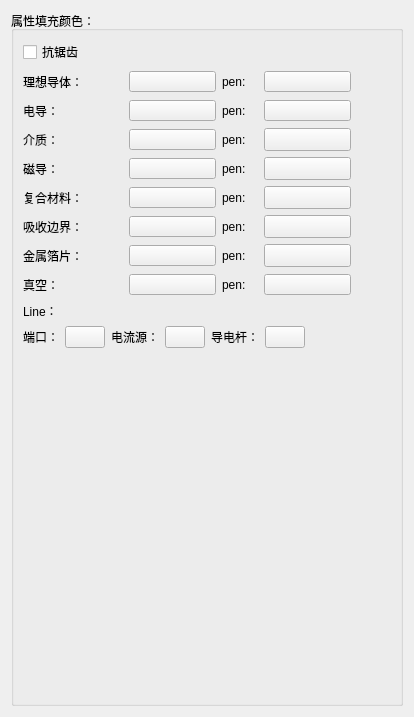
     <widget class="QWidget" name="tab_4">
      <attribute name="title">
       <string>结构图</string>
      </attribute>
      <layout class="QGridLayout" name="gridLayout_9">
       <item row="0" column="0">
        <widget class="QGroupBox" name="groupBox_5">
         <property name="minimumSize">
          <size>
           <width>0</width>
           <height>15</height>
          </size>
         </property>
         <property name="maximumSize">
          <size>
           <width>16777215</width>
           <height>16777215</height>
          </size>
         </property>
         <property name="title">
          <string>属性填充颜色：</string>
         </property>
         <layout class="QGridLayout" name="gridLayout_6">
          <item row="0" column="0">
           <widget class="QCheckBox" name="structcheckBox">
            <property name="text">
             <string>抗锯齿</string>
            </property>
           </widget>
          </item>
          <item row="1" column="0" colspan="2">
           <layout class="QVBoxLayout" name="verticalLayout_2">
            <item>
             <layout class="QHBoxLayout" name="horizontalLayout_4">
              <item>
               <widget class="QLabel" name="label_10">
                <property name="minimumSize">
                 <size>
                  <width>100</width>
                  <height>15</height>
                 </size>
                </property>
                <property name="maximumSize">
                 <size>
                  <width>100</width>
                  <height>15</height>
                 </size>
                </property>
                <property name="text">
                 <string>理想导体：</string>
                </property>
               </widget>
              </item>
              <item>
               <widget class="QPushButton" name="PerfectConductorColor">
                <property name="minimumSize">
                 <size>
                  <width>87</width>
                  <height>21</height>
                 </size>
                </property>
                <property name="maximumSize">
                 <size>
                  <width>87</width>
                  <height>21</height>
                 </size>
                </property>
                <property name="text">
                 <string/>
                </property>
               </widget>
              </item>
              <item>
               <widget class="QLabel" name="label_15">
                <property name="minimumSize">
                 <size>
                  <width>36</width>
                  <height>23</height>
                 </size>
                </property>
                <property name="maximumSize">
                 <size>
                  <width>26</width>
                  <height>23</height>
                 </size>
                </property>
                <property name="text">
                 <string>pen:</string>
                </property>
               </widget>
              </item>
              <item>
               <widget class="QPushButton" name="PerfectConductorlineColor">
                <property name="minimumSize">
                 <size>
                  <width>87</width>
                  <height>21</height>
                 </size>
                </property>
                <property name="maximumSize">
                 <size>
                  <width>87</width>
                  <height>21</height>
                 </size>
                </property>
                <property name="text">
                 <string/>
                </property>
               </widget>
              </item>
              <item>
               <spacer name="horizontalSpacer_10">
                <property name="orientation">
                 <enum>Qt::Horizontal</enum>
                </property>
                <property name="sizeHint" stdset="0">
                 <size>
                  <width>40</width>
                  <height>20</height>
                 </size>
                </property>
               </spacer>
              </item>
             </layout>
            </item>
            <item>
             <layout class="QHBoxLayout" name="horizontalLayout_5">
              <item>
               <widget class="QLabel" name="label_11">
                <property name="minimumSize">
                 <size>
                  <width>100</width>
                  <height>15</height>
                 </size>
                </property>
                <property name="maximumSize">
                 <size>
                  <width>100</width>
                  <height>15</height>
                 </size>
                </property>
                <property name="text">
                 <string>电导：</string>
                </property>
               </widget>
              </item>
              <item>
               <widget class="QPushButton" name="ConductorNewColor">
                <property name="minimumSize">
                 <size>
                  <width>87</width>
                  <height>21</height>
                 </size>
                </property>
                <property name="maximumSize">
                 <size>
                  <width>87</width>
                  <height>21</height>
                 </size>
                </property>
                <property name="text">
                 <string/>
                </property>
               </widget>
              </item>
              <item>
               <widget class="QLabel" name="label_16">
                <property name="minimumSize">
                 <size>
                  <width>36</width>
                  <height>23</height>
                 </size>
                </property>
                <property name="maximumSize">
                 <size>
                  <width>36</width>
                  <height>23</height>
                 </size>
                </property>
                <property name="text">
                 <string>pen:</string>
                </property>
               </widget>
              </item>
              <item>
               <widget class="QPushButton" name="ConductorNewlineColor">
                <property name="minimumSize">
                 <size>
                  <width>87</width>
                  <height>21</height>
                 </size>
                </property>
                <property name="maximumSize">
                 <size>
                  <width>87</width>
                  <height>21</height>
                 </size>
                </property>
                <property name="text">
                 <string/>
                </property>
               </widget>
              </item>
              <item>
               <spacer name="horizontalSpacer_6">
                <property name="orientation">
                 <enum>Qt::Horizontal</enum>
                </property>
                <property name="sizeHint" stdset="0">
                 <size>
                  <width>40</width>
                  <height>20</height>
                 </size>
                </property>
               </spacer>
              </item>
             </layout>
            </item>
            <item>
             <layout class="QHBoxLayout" name="horizontalLayout_6">
              <item>
               <widget class="QLabel" name="label_12">
                <property name="minimumSize">
                 <size>
                  <width>100</width>
                  <height>15</height>
                 </size>
                </property>
                <property name="maximumSize">
                 <size>
                  <width>100</width>
                  <height>15</height>
                 </size>
                </property>
                <property name="text">
                 <string>介质：</string>
                </property>
               </widget>
              </item>
              <item>
               <widget class="QPushButton" name="DiolectricColor">
                <property name="minimumSize">
                 <size>
                  <width>87</width>
                  <height>21</height>
                 </size>
                </property>
                <property name="maximumSize">
                 <size>
                  <width>87</width>
                  <height>21</height>
                 </size>
                </property>
                <property name="text">
                 <string/>
                </property>
               </widget>
              </item>
              <item>
               <widget class="QLabel" name="label_17">
                <property name="minimumSize">
                 <size>
                  <width>36</width>
                  <height>23</height>
                 </size>
                </property>
                <property name="maximumSize">
                 <size>
                  <width>36</width>
                  <height>23</height>
                 </size>
                </property>
                <property name="text">
                 <string>pen:</string>
                </property>
               </widget>
              </item>
              <item>
               <widget class="QPushButton" name="DiolectriclineColor">
                <property name="minimumSize">
                 <size>
                  <width>87</width>
                  <height>23</height>
                 </size>
                </property>
                <property name="maximumSize">
                 <size>
                  <width>87</width>
                  <height>23</height>
                 </size>
                </property>
                <property name="text">
                 <string/>
                </property>
               </widget>
              </item>
              <item>
               <spacer name="horizontalSpacer_7">
                <property name="orientation">
                 <enum>Qt::Horizontal</enum>
                </property>
                <property name="sizeHint" stdset="0">
                 <size>
                  <width>40</width>
                  <height>20</height>
                 </size>
                </property>
               </spacer>
              </item>
             </layout>
            </item>
            <item>
             <layout class="QHBoxLayout" name="horizontalLayout_7">
              <item>
               <widget class="QLabel" name="label_13">
                <property name="minimumSize">
                 <size>
                  <width>100</width>
                  <height>15</height>
                 </size>
                </property>
                <property name="maximumSize">
                 <size>
                  <width>100</width>
                  <height>15</height>
                 </size>
                </property>
                <property name="text">
                 <string>磁导：</string>
                </property>
               </widget>
              </item>
              <item>
               <widget class="QPushButton" name="PermeabilityColor">
                <property name="minimumSize">
                 <size>
                  <width>87</width>
                  <height>21</height>
                 </size>
                </property>
                <property name="maximumSize">
                 <size>
                  <width>87</width>
                  <height>21</height>
                 </size>
                </property>
                <property name="text">
                 <string/>
                </property>
               </widget>
              </item>
              <item>
               <widget class="QLabel" name="label_18">
                <property name="minimumSize">
                 <size>
                  <width>36</width>
                  <height>23</height>
                 </size>
                </property>
                <property name="text">
                 <string>pen:</string>
                </property>
               </widget>
              </item>
              <item>
               <widget class="QPushButton" name="PermeabilitylineColor">
                <property name="minimumSize">
                 <size>
                  <width>87</width>
                  <height>23</height>
                 </size>
                </property>
                <property name="maximumSize">
                 <size>
                  <width>87</width>
                  <height>23</height>
                 </size>
                </property>
                <property name="text">
                 <string/>
                </property>
               </widget>
              </item>
              <item>
               <spacer name="horizontalSpacer_8">
                <property name="orientation">
                 <enum>Qt::Horizontal</enum>
                </property>
                <property name="sizeHint" stdset="0">
                 <size>
                  <width>40</width>
                  <height>20</height>
                 </size>
                </property>
               </spacer>
              </item>
             </layout>
            </item>
            <item>
             <layout class="QHBoxLayout" name="horizontalLayout_8">
              <item>
               <widget class="QLabel" name="label_14">
                <property name="minimumSize">
                 <size>
                  <width>100</width>
                  <height>15</height>
                 </size>
                </property>
                <property name="maximumSize">
                 <size>
                  <width>81</width>
                  <height>15</height>
                 </size>
                </property>
                <property name="text">
                 <string>复合材料：</string>
                </property>
               </widget>
              </item>
              <item>
               <widget class="QPushButton" name="dielectirAndconductanceColor">
                <property name="minimumSize">
                 <size>
                  <width>87</width>
                  <height>21</height>
                 </size>
                </property>
                <property name="maximumSize">
                 <size>
                  <width>87</width>
                  <height>21</height>
                 </size>
                </property>
                <property name="text">
                 <string/>
                </property>
               </widget>
              </item>
              <item>
               <widget class="QLabel" name="label_19">
                <property name="minimumSize">
                 <size>
                  <width>36</width>
                  <height>23</height>
                 </size>
                </property>
                <property name="maximumSize">
                 <size>
                  <width>36</width>
                  <height>23</height>
                 </size>
                </property>
                <property name="text">
                 <string>pen:</string>
                </property>
               </widget>
              </item>
              <item>
               <widget class="QPushButton" name="dielectirAndconductancelineColor">
                <property name="minimumSize">
                 <size>
                  <width>87</width>
                  <height>23</height>
                 </size>
                </property>
                <property name="maximumSize">
                 <size>
                  <width>87</width>
                  <height>23</height>
                 </size>
                </property>
                <property name="text">
                 <string/>
                </property>
               </widget>
              </item>
              <item>
               <spacer name="horizontalSpacer_9">
                <property name="orientation">
                 <enum>Qt::Horizontal</enum>
                </property>
                <property name="sizeHint" stdset="0">
                 <size>
                  <width>40</width>
                  <height>20</height>
                 </size>
                </property>
               </spacer>
              </item>
             </layout>
            </item>
            <item>
             <layout class="QHBoxLayout" name="horizontalLayout_9">
              <item>
               <widget class="QLabel" name="label_43">
                <property name="minimumSize">
                 <size>
                  <width>100</width>
                  <height>15</height>
                 </size>
                </property>
                <property name="maximumSize">
                 <size>
                  <width>100</width>
                  <height>15</height>
                 </size>
                </property>
                <property name="text">
                 <string>吸收边界：</string>
                </property>
               </widget>
              </item>
              <item>
               <widget class="QPushButton" name="FreespaceColor">
                <property name="minimumSize">
                 <size>
                  <width>87</width>
                  <height>21</height>
                 </size>
                </property>
                <property name="maximumSize">
                 <size>
                  <width>87</width>
                  <height>21</height>
                 </size>
                </property>
                <property name="text">
                 <string/>
                </property>
               </widget>
              </item>
              <item>
               <widget class="QLabel" name="label_44">
                <property name="minimumSize">
                 <size>
                  <width>36</width>
                  <height>23</height>
                 </size>
                </property>
                <property name="maximumSize">
                 <size>
                  <width>36</width>
                  <height>23</height>
                 </size>
                </property>
                <property name="text">
                 <string>pen:</string>
                </property>
               </widget>
              </item>
              <item>
               <widget class="QPushButton" name="FreespacelineColor">
                <property name="minimumSize">
                 <size>
                  <width>87</width>
                  <height>23</height>
                 </size>
                </property>
                <property name="maximumSize">
                 <size>
                  <width>87</width>
                  <height>23</height>
                 </size>
                </property>
                <property name="text">
                 <string/>
                </property>
               </widget>
              </item>
              <item>
               <spacer name="horizontalSpacer_17">
                <property name="orientation">
                 <enum>Qt::Horizontal</enum>
                </property>
                <property name="sizeHint" stdset="0">
                 <size>
                  <width>40</width>
                  <height>20</height>
                 </size>
                </property>
               </spacer>
              </item>
             </layout>
            </item>
            <item>
             <layout class="QHBoxLayout" name="horizontalLayout_14">
              <item>
               <widget class="QLabel" name="label_45">
                <property name="minimumSize">
                 <size>
                  <width>100</width>
                  <height>15</height>
                 </size>
                </property>
                <property name="maximumSize">
                 <size>
                  <width>100</width>
                  <height>15</height>
                 </size>
                </property>
                <property name="text">
                 <string>金属箔片：</string>
                </property>
               </widget>
              </item>
              <item>
               <widget class="QPushButton" name="FOILColor">
                <property name="minimumSize">
                 <size>
                  <width>87</width>
                  <height>21</height>
                 </size>
                </property>
                <property name="maximumSize">
                 <size>
                  <width>87</width>
                  <height>21</height>
                 </size>
                </property>
                <property name="text">
                 <string/>
                </property>
               </widget>
              </item>
              <item>
               <widget class="QLabel" name="label_46">
                <property name="minimumSize">
                 <size>
                  <width>36</width>
                  <height>23</height>
                 </size>
                </property>
                <property name="maximumSize">
                 <size>
                  <width>36</width>
                  <height>23</height>
                 </size>
                </property>
                <property name="text">
                 <string>pen:</string>
                </property>
               </widget>
              </item>
              <item>
               <widget class="QPushButton" name="FOILlineColor">
                <property name="minimumSize">
                 <size>
                  <width>87</width>
                  <height>23</height>
                 </size>
                </property>
                <property name="maximumSize">
                 <size>
                  <width>87</width>
                  <height>23</height>
                 </size>
                </property>
                <property name="text">
                 <string/>
                </property>
               </widget>
              </item>
              <item>
               <spacer name="horizontalSpacer_18">
                <property name="orientation">
                 <enum>Qt::Horizontal</enum>
                </property>
                <property name="sizeHint" stdset="0">
                 <size>
                  <width>40</width>
                  <height>20</height>
                 </size>
                </property>
               </spacer>
              </item>
             </layout>
            </item>
            <item>
             <layout class="QHBoxLayout" name="horizontalLayout_17">
              <item>
               <widget class="QLabel" name="label_26">
                <property name="minimumSize">
                 <size>
                  <width>100</width>
                  <height>15</height>
                 </size>
                </property>
                <property name="maximumSize">
                 <size>
                  <width>100</width>
                  <height>15</height>
                 </size>
                </property>
                <property name="text">
                 <string>真空：</string>
                </property>
               </widget>
              </item>
              <item>
               <widget class="QPushButton" name="VacuoColor">
                <property name="minimumSize">
                 <size>
                  <width>87</width>
                  <height>21</height>
                 </size>
                </property>
                <property name="maximumSize">
                 <size>
                  <width>87</width>
                  <height>21</height>
                 </size>
                </property>
                <property name="text">
                 <string/>
                </property>
               </widget>
              </item>
              <item>
               <widget class="QLabel" name="label_27">
                <property name="minimumSize">
                 <size>
                  <width>36</width>
                  <height>23</height>
                 </size>
                </property>
                <property name="maximumSize">
                 <size>
                  <width>26</width>
                  <height>23</height>
                 </size>
                </property>
                <property name="text">
                 <string>pen:</string>
                </property>
               </widget>
              </item>
              <item>
               <widget class="QPushButton" name="VacuolineColor">
                <property name="minimumSize">
                 <size>
                  <width>87</width>
                  <height>21</height>
                 </size>
                </property>
                <property name="maximumSize">
                 <size>
                  <width>87</width>
                  <height>21</height>
                 </size>
                </property>
                <property name="text">
                 <string/>
                </property>
               </widget>
              </item>
              <item>
               <spacer name="horizontalSpacer_12">
                <property name="orientation">
                 <enum>Qt::Horizontal</enum>
                </property>
                <property name="sizeHint" stdset="0">
                 <size>
                  <width>40</width>
                  <height>20</height>
                 </size>
                </property>
               </spacer>
              </item>
             </layout>
            </item>
           </layout>
          </item>
          <item row="2" column="0">
           <widget class="QLabel" name="label_22">
            <property name="text">
             <string>Line：</string>
            </property>
           </widget>
          </item>
          <item row="3" column="0" colspan="2">
           <layout class="QHBoxLayout" name="horizontalLayout_15">
            <item>
             <widget class="QLabel" name="label_23">
              <property name="text">
               <string>端口：</string>
              </property>
             </widget>
            </item>
            <item>
             <widget class="QPushButton" name="Port">
              <property name="text">
               <string/>
              </property>
             </widget>
            </item>
            <item>
             <widget class="QLabel" name="label_24">
              <property name="text">
               <string>电流源：</string>
              </property>
             </widget>
            </item>
            <item>
             <widget class="QPushButton" name="Driver">
              <property name="text">
               <string/>
              </property>
             </widget>
            </item>
            <item>
             <widget class="QLabel" name="label_25">
              <property name="text">
               <string>导电杆：</string>
              </property>
             </widget>
            </item>
            <item>
             <widget class="QPushButton" name="Inductor">
              <property name="text">
               <string/>
              </property>
             </widget>
            </item>
            <item>
             <spacer name="horizontalSpacer_13">
              <property name="orientation">
               <enum>Qt::Horizontal</enum>
              </property>
              <property name="sizeHint" stdset="0">
               <size>
                <width>40</width>
                <height>20</height>
               </size>
              </property>
             </spacer>
            </item>
           </layout>
          </item>
          <item row="4" column="1">
           <spacer name="verticalSpacer_3">
            <property name="orientation">
             <enum>Qt::Vertical</enum>
            </property>
            <property name="sizeHint" stdset="0">
             <size>
              <width>20</width>
              <height>346</height>
             </size>
            </property>
           </spacer>
          </item>
         </layout>
        </widget>
       </item>
      </layout>
     </widget>
